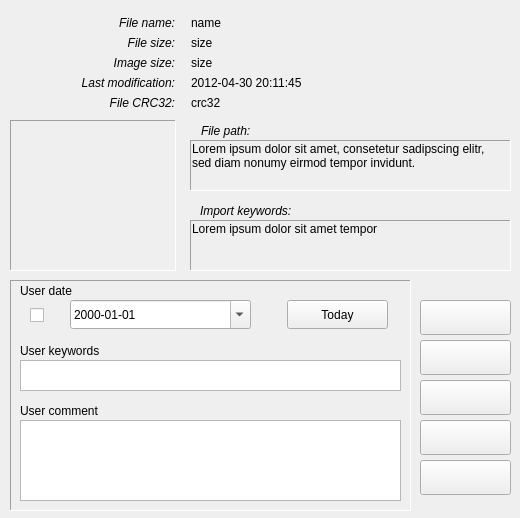
<?xml version="1.0" encoding="UTF-8"?>
<ui version="4.0">
 <class>kbvRecordInfoClass</class>
 <widget class="QDialog" name="kbvRecordInfoClass">
  <property name="windowModality">
   <enum>Qt::WindowModal</enum>
  </property>
  <property name="geometry">
   <rect>
    <x>0</x>
    <y>0</y>
    <width>520</width>
    <height>518</height>
   </rect>
  </property>
  <property name="sizePolicy">
   <sizepolicy hsizetype="Preferred" vsizetype="Preferred">
    <horstretch>0</horstretch>
    <verstretch>0</verstretch>
   </sizepolicy>
  </property>
  <property name="minimumSize">
   <size>
    <width>400</width>
    <height>200</height>
   </size>
  </property>
  <property name="windowTitle">
   <string notr="true"/>
  </property>
  <property name="toolTip">
   <string notr="true"/>
  </property>
  <property name="statusTip">
   <string notr="true"/>
  </property>
  <property name="whatsThis">
   <string notr="true"/>
  </property>
  <property name="accessibleName">
   <string notr="true"/>
  </property>
  <property name="accessibleDescription">
   <string notr="true"/>
  </property>
  <property name="windowFilePath">
   <string notr="true"/>
  </property>
  <property name="modal">
   <bool>false</bool>
  </property>
  <widget class="QLabel" name="lblRecFileName">
   <property name="geometry">
    <rect>
     <x>5</x>
     <y>15</y>
     <width>171</width>
     <height>21</height>
    </rect>
   </property>
   <property name="maximumSize">
    <size>
     <width>400</width>
     <height>40</height>
    </size>
   </property>
   <property name="font">
    <font>
     <weight>50</weight>
     <italic>true</italic>
     <bold>false</bold>
    </font>
   </property>
   <property name="toolTip">
    <string notr="true"/>
   </property>
   <property name="statusTip">
    <string notr="true"/>
   </property>
   <property name="whatsThis">
    <string notr="true"/>
   </property>
   <property name="accessibleName">
    <string notr="true"/>
   </property>
   <property name="accessibleDescription">
    <string notr="true"/>
   </property>
   <property name="layoutDirection">
    <enum>Qt::LeftToRight</enum>
   </property>
   <property name="frameShape">
    <enum>QFrame::NoFrame</enum>
   </property>
   <property name="frameShadow">
    <enum>QFrame::Sunken</enum>
   </property>
   <property name="text">
    <string notr="true">File name:</string>
   </property>
   <property name="alignment">
    <set>Qt::AlignRight|Qt::AlignTop|Qt::AlignTrailing</set>
   </property>
   <property name="indent">
    <number>1</number>
   </property>
  </widget>
  <widget class="QLabel" name="showRecFileName">
   <property name="geometry">
    <rect>
     <x>190</x>
     <y>15</y>
     <width>321</width>
     <height>21</height>
    </rect>
   </property>
   <property name="maximumSize">
    <size>
     <width>400</width>
     <height>40</height>
    </size>
   </property>
   <property name="toolTip">
    <string notr="true"/>
   </property>
   <property name="statusTip">
    <string notr="true"/>
   </property>
   <property name="whatsThis">
    <string notr="true"/>
   </property>
   <property name="accessibleName">
    <string notr="true"/>
   </property>
   <property name="accessibleDescription">
    <string notr="true"/>
   </property>
   <property name="frameShape">
    <enum>QFrame::NoFrame</enum>
   </property>
   <property name="frameShadow">
    <enum>QFrame::Sunken</enum>
   </property>
   <property name="text">
    <string notr="true">name</string>
   </property>
   <property name="alignment">
    <set>Qt::AlignLeading|Qt::AlignLeft|Qt::AlignTop</set>
   </property>
   <property name="indent">
    <number>1</number>
   </property>
  </widget>
  <widget class="QLabel" name="lblRecFileSize">
   <property name="geometry">
    <rect>
     <x>5</x>
     <y>35</y>
     <width>171</width>
     <height>21</height>
    </rect>
   </property>
   <property name="maximumSize">
    <size>
     <width>400</width>
     <height>40</height>
    </size>
   </property>
   <property name="font">
    <font>
     <italic>true</italic>
    </font>
   </property>
   <property name="toolTip">
    <string notr="true"/>
   </property>
   <property name="statusTip">
    <string notr="true"/>
   </property>
   <property name="whatsThis">
    <string notr="true"/>
   </property>
   <property name="accessibleName">
    <string notr="true"/>
   </property>
   <property name="accessibleDescription">
    <string notr="true"/>
   </property>
   <property name="layoutDirection">
    <enum>Qt::LeftToRight</enum>
   </property>
   <property name="frameShape">
    <enum>QFrame::NoFrame</enum>
   </property>
   <property name="frameShadow">
    <enum>QFrame::Sunken</enum>
   </property>
   <property name="text">
    <string notr="true">File size:</string>
   </property>
   <property name="alignment">
    <set>Qt::AlignRight|Qt::AlignTop|Qt::AlignTrailing</set>
   </property>
   <property name="indent">
    <number>1</number>
   </property>
  </widget>
  <widget class="QLabel" name="showRecFileSize">
   <property name="geometry">
    <rect>
     <x>190</x>
     <y>35</y>
     <width>321</width>
     <height>21</height>
    </rect>
   </property>
   <property name="maximumSize">
    <size>
     <width>400</width>
     <height>40</height>
    </size>
   </property>
   <property name="toolTip">
    <string notr="true"/>
   </property>
   <property name="statusTip">
    <string notr="true"/>
   </property>
   <property name="whatsThis">
    <string notr="true"/>
   </property>
   <property name="accessibleName">
    <string notr="true"/>
   </property>
   <property name="accessibleDescription">
    <string notr="true"/>
   </property>
   <property name="frameShape">
    <enum>QFrame::NoFrame</enum>
   </property>
   <property name="frameShadow">
    <enum>QFrame::Sunken</enum>
   </property>
   <property name="text">
    <string notr="true">size</string>
   </property>
   <property name="alignment">
    <set>Qt::AlignLeading|Qt::AlignLeft|Qt::AlignTop</set>
   </property>
   <property name="indent">
    <number>1</number>
   </property>
  </widget>
  <widget class="QLabel" name="lblRecImageSize">
   <property name="geometry">
    <rect>
     <x>5</x>
     <y>55</y>
     <width>171</width>
     <height>21</height>
    </rect>
   </property>
   <property name="maximumSize">
    <size>
     <width>400</width>
     <height>40</height>
    </size>
   </property>
   <property name="font">
    <font>
     <italic>true</italic>
    </font>
   </property>
   <property name="toolTip">
    <string notr="true"/>
   </property>
   <property name="statusTip">
    <string notr="true"/>
   </property>
   <property name="whatsThis">
    <string notr="true"/>
   </property>
   <property name="accessibleName">
    <string notr="true"/>
   </property>
   <property name="accessibleDescription">
    <string notr="true"/>
   </property>
   <property name="layoutDirection">
    <enum>Qt::LeftToRight</enum>
   </property>
   <property name="frameShape">
    <enum>QFrame::NoFrame</enum>
   </property>
   <property name="frameShadow">
    <enum>QFrame::Sunken</enum>
   </property>
   <property name="text">
    <string notr="true">Image size:</string>
   </property>
   <property name="alignment">
    <set>Qt::AlignRight|Qt::AlignTop|Qt::AlignTrailing</set>
   </property>
   <property name="indent">
    <number>1</number>
   </property>
  </widget>
  <widget class="QLabel" name="showRecImageSize">
   <property name="geometry">
    <rect>
     <x>190</x>
     <y>55</y>
     <width>321</width>
     <height>21</height>
    </rect>
   </property>
   <property name="maximumSize">
    <size>
     <width>400</width>
     <height>40</height>
    </size>
   </property>
   <property name="toolTip">
    <string notr="true"/>
   </property>
   <property name="statusTip">
    <string notr="true"/>
   </property>
   <property name="whatsThis">
    <string notr="true"/>
   </property>
   <property name="accessibleName">
    <string notr="true"/>
   </property>
   <property name="accessibleDescription">
    <string notr="true"/>
   </property>
   <property name="frameShape">
    <enum>QFrame::NoFrame</enum>
   </property>
   <property name="frameShadow">
    <enum>QFrame::Sunken</enum>
   </property>
   <property name="text">
    <string notr="true">size</string>
   </property>
   <property name="alignment">
    <set>Qt::AlignLeading|Qt::AlignLeft|Qt::AlignTop</set>
   </property>
   <property name="indent">
    <number>1</number>
   </property>
  </widget>
  <widget class="QLabel" name="lblRecDateChanged">
   <property name="geometry">
    <rect>
     <x>5</x>
     <y>75</y>
     <width>171</width>
     <height>21</height>
    </rect>
   </property>
   <property name="maximumSize">
    <size>
     <width>400</width>
     <height>40</height>
    </size>
   </property>
   <property name="font">
    <font>
     <italic>true</italic>
    </font>
   </property>
   <property name="toolTip">
    <string notr="true"/>
   </property>
   <property name="statusTip">
    <string notr="true"/>
   </property>
   <property name="whatsThis">
    <string notr="true"/>
   </property>
   <property name="accessibleName">
    <string notr="true"/>
   </property>
   <property name="accessibleDescription">
    <string notr="true"/>
   </property>
   <property name="layoutDirection">
    <enum>Qt::LeftToRight</enum>
   </property>
   <property name="frameShape">
    <enum>QFrame::NoFrame</enum>
   </property>
   <property name="frameShadow">
    <enum>QFrame::Sunken</enum>
   </property>
   <property name="text">
    <string notr="true">Last modification:</string>
   </property>
   <property name="alignment">
    <set>Qt::AlignRight|Qt::AlignTop|Qt::AlignTrailing</set>
   </property>
   <property name="indent">
    <number>1</number>
   </property>
  </widget>
  <widget class="QLabel" name="showRecDateChanged">
   <property name="geometry">
    <rect>
     <x>190</x>
     <y>75</y>
     <width>321</width>
     <height>21</height>
    </rect>
   </property>
   <property name="maximumSize">
    <size>
     <width>400</width>
     <height>40</height>
    </size>
   </property>
   <property name="toolTip">
    <string notr="true"/>
   </property>
   <property name="statusTip">
    <string notr="true"/>
   </property>
   <property name="whatsThis">
    <string notr="true"/>
   </property>
   <property name="accessibleName">
    <string notr="true"/>
   </property>
   <property name="accessibleDescription">
    <string notr="true"/>
   </property>
   <property name="frameShape">
    <enum>QFrame::NoFrame</enum>
   </property>
   <property name="frameShadow">
    <enum>QFrame::Sunken</enum>
   </property>
   <property name="text">
    <string notr="true">2012-04-30 20:11:45</string>
   </property>
   <property name="alignment">
    <set>Qt::AlignLeading|Qt::AlignLeft|Qt::AlignTop</set>
   </property>
   <property name="indent">
    <number>1</number>
   </property>
  </widget>
  <widget class="QLabel" name="lblRecCRC32">
   <property name="geometry">
    <rect>
     <x>5</x>
     <y>95</y>
     <width>171</width>
     <height>21</height>
    </rect>
   </property>
   <property name="maximumSize">
    <size>
     <width>400</width>
     <height>40</height>
    </size>
   </property>
   <property name="font">
    <font>
     <italic>true</italic>
    </font>
   </property>
   <property name="toolTip">
    <string notr="true"/>
   </property>
   <property name="statusTip">
    <string notr="true"/>
   </property>
   <property name="whatsThis">
    <string notr="true"/>
   </property>
   <property name="accessibleName">
    <string notr="true"/>
   </property>
   <property name="accessibleDescription">
    <string notr="true"/>
   </property>
   <property name="layoutDirection">
    <enum>Qt::LeftToRight</enum>
   </property>
   <property name="frameShape">
    <enum>QFrame::NoFrame</enum>
   </property>
   <property name="frameShadow">
    <enum>QFrame::Sunken</enum>
   </property>
   <property name="text">
    <string notr="true">File CRC32:</string>
   </property>
   <property name="alignment">
    <set>Qt::AlignRight|Qt::AlignTop|Qt::AlignTrailing</set>
   </property>
   <property name="indent">
    <number>1</number>
   </property>
  </widget>
  <widget class="QLabel" name="showRecCRC32">
   <property name="geometry">
    <rect>
     <x>190</x>
     <y>95</y>
     <width>321</width>
     <height>21</height>
    </rect>
   </property>
   <property name="maximumSize">
    <size>
     <width>400</width>
     <height>40</height>
    </size>
   </property>
   <property name="toolTip">
    <string notr="true"/>
   </property>
   <property name="statusTip">
    <string notr="true"/>
   </property>
   <property name="whatsThis">
    <string notr="true"/>
   </property>
   <property name="accessibleName">
    <string notr="true"/>
   </property>
   <property name="accessibleDescription">
    <string notr="true"/>
   </property>
   <property name="frameShape">
    <enum>QFrame::NoFrame</enum>
   </property>
   <property name="frameShadow">
    <enum>QFrame::Sunken</enum>
   </property>
   <property name="text">
    <string notr="true">crc32</string>
   </property>
   <property name="alignment">
    <set>Qt::AlignLeading|Qt::AlignLeft|Qt::AlignTop</set>
   </property>
   <property name="indent">
    <number>1</number>
   </property>
  </widget>
  <widget class="QLabel" name="lblRecFilePath">
   <property name="geometry">
    <rect>
     <x>200</x>
     <y>120</y>
     <width>311</width>
     <height>21</height>
    </rect>
   </property>
   <property name="maximumSize">
    <size>
     <width>400</width>
     <height>40</height>
    </size>
   </property>
   <property name="font">
    <font>
     <italic>true</italic>
    </font>
   </property>
   <property name="toolTip">
    <string notr="true"/>
   </property>
   <property name="statusTip">
    <string notr="true"/>
   </property>
   <property name="whatsThis">
    <string notr="true"/>
   </property>
   <property name="accessibleName">
    <string notr="true"/>
   </property>
   <property name="accessibleDescription">
    <string notr="true"/>
   </property>
   <property name="layoutDirection">
    <enum>Qt::LeftToRight</enum>
   </property>
   <property name="frameShape">
    <enum>QFrame::NoFrame</enum>
   </property>
   <property name="frameShadow">
    <enum>QFrame::Sunken</enum>
   </property>
   <property name="text">
    <string notr="true">File path:</string>
   </property>
   <property name="indent">
    <number>1</number>
   </property>
  </widget>
  <widget class="QLabel" name="showRecFilePath">
   <property name="geometry">
    <rect>
     <x>190</x>
     <y>140</y>
     <width>321</width>
     <height>51</height>
    </rect>
   </property>
   <property name="maximumSize">
    <size>
     <width>400</width>
     <height>100</height>
    </size>
   </property>
   <property name="toolTip">
    <string notr="true"/>
   </property>
   <property name="statusTip">
    <string notr="true"/>
   </property>
   <property name="whatsThis">
    <string notr="true"/>
   </property>
   <property name="accessibleName">
    <string notr="true"/>
   </property>
   <property name="accessibleDescription">
    <string notr="true"/>
   </property>
   <property name="frameShape">
    <enum>QFrame::Panel</enum>
   </property>
   <property name="frameShadow">
    <enum>QFrame::Sunken</enum>
   </property>
   <property name="text">
    <string notr="true">Lorem ipsum dolor sit amet, consetetur sadipscing elitr,  sed diam nonumy eirmod tempor invidunt.</string>
   </property>
   <property name="scaledContents">
    <bool>false</bool>
   </property>
   <property name="alignment">
    <set>Qt::AlignLeading|Qt::AlignLeft|Qt::AlignTop</set>
   </property>
   <property name="wordWrap">
    <bool>true</bool>
   </property>
   <property name="indent">
    <number>1</number>
   </property>
   <property name="textInteractionFlags">
    <set>Qt::TextSelectableByMouse</set>
   </property>
  </widget>
  <widget class="QLabel" name="lblRecKeywords">
   <property name="geometry">
    <rect>
     <x>200</x>
     <y>200</y>
     <width>311</width>
     <height>21</height>
    </rect>
   </property>
   <property name="maximumSize">
    <size>
     <width>400</width>
     <height>40</height>
    </size>
   </property>
   <property name="font">
    <font>
     <italic>true</italic>
    </font>
   </property>
   <property name="toolTip">
    <string notr="true"/>
   </property>
   <property name="statusTip">
    <string notr="true"/>
   </property>
   <property name="whatsThis">
    <string notr="true"/>
   </property>
   <property name="accessibleName">
    <string notr="true"/>
   </property>
   <property name="accessibleDescription">
    <string notr="true"/>
   </property>
   <property name="layoutDirection">
    <enum>Qt::LeftToRight</enum>
   </property>
   <property name="frameShape">
    <enum>QFrame::NoFrame</enum>
   </property>
   <property name="frameShadow">
    <enum>QFrame::Sunken</enum>
   </property>
   <property name="text">
    <string notr="true">Import keywords:</string>
   </property>
   <property name="alignment">
    <set>Qt::AlignLeading|Qt::AlignLeft|Qt::AlignVCenter</set>
   </property>
  </widget>
  <widget class="QPlainTextEdit" name="editUserKeywords">
   <property name="geometry">
    <rect>
     <x>20</x>
     <y>360</y>
     <width>381</width>
     <height>31</height>
    </rect>
   </property>
   <property name="acceptDrops">
    <bool>false</bool>
   </property>
   <property name="toolTip">
    <string notr="true"/>
   </property>
   <property name="statusTip">
    <string notr="true"/>
   </property>
   <property name="whatsThis">
    <string notr="true"/>
   </property>
   <property name="accessibleName">
    <string notr="true"/>
   </property>
   <property name="accessibleDescription">
    <string notr="true"/>
   </property>
   <property name="frameShape">
    <enum>QFrame::StyledPanel</enum>
   </property>
   <property name="documentTitle">
    <string notr="true"/>
   </property>
   <property name="readOnly">
    <bool>false</bool>
   </property>
   <property name="plainText">
    <string notr="true"/>
   </property>
  </widget>
  <widget class="QLabel" name="lblUserInfo">
   <property name="geometry">
    <rect>
     <x>10</x>
     <y>280</y>
     <width>401</width>
     <height>231</height>
    </rect>
   </property>
   <property name="maximumSize">
    <size>
     <width>500</width>
     <height>350</height>
    </size>
   </property>
   <property name="font">
    <font>
     <pointsize>11</pointsize>
    </font>
   </property>
   <property name="toolTip">
    <string notr="true"/>
   </property>
   <property name="statusTip">
    <string notr="true"/>
   </property>
   <property name="whatsThis">
    <string notr="true"/>
   </property>
   <property name="accessibleName">
    <string notr="true"/>
   </property>
   <property name="accessibleDescription">
    <string notr="true"/>
   </property>
   <property name="frameShape">
    <enum>QFrame::Panel</enum>
   </property>
   <property name="frameShadow">
    <enum>QFrame::Sunken</enum>
   </property>
   <property name="lineWidth">
    <number>1</number>
   </property>
   <property name="text">
    <string notr="true"/>
   </property>
   <property name="alignment">
    <set>Qt::AlignLeading|Qt::AlignLeft|Qt::AlignVCenter</set>
   </property>
   <property name="wordWrap">
    <bool>true</bool>
   </property>
   <property name="textInteractionFlags">
    <set>Qt::NoTextInteraction</set>
   </property>
  </widget>
  <widget class="QLabel" name="lblUserDate">
   <property name="geometry">
    <rect>
     <x>20</x>
     <y>280</y>
     <width>231</width>
     <height>21</height>
    </rect>
   </property>
   <property name="maximumSize">
    <size>
     <width>400</width>
     <height>57</height>
    </size>
   </property>
   <property name="toolTip">
    <string notr="true"/>
   </property>
   <property name="statusTip">
    <string notr="true"/>
   </property>
   <property name="whatsThis">
    <string notr="true"/>
   </property>
   <property name="accessibleName">
    <string notr="true"/>
   </property>
   <property name="accessibleDescription">
    <string notr="true"/>
   </property>
   <property name="text">
    <string notr="true">User date</string>
   </property>
   <property name="alignment">
    <set>Qt::AlignLeading|Qt::AlignLeft|Qt::AlignVCenter</set>
   </property>
  </widget>
  <widget class="QCheckBox" name="checkUserDate">
   <property name="geometry">
    <rect>
     <x>30</x>
     <y>300</y>
     <width>31</width>
     <height>31</height>
    </rect>
   </property>
   <property name="toolTip">
    <string notr="true"/>
   </property>
   <property name="statusTip">
    <string notr="true"/>
   </property>
   <property name="whatsThis">
    <string notr="true"/>
   </property>
   <property name="accessibleName">
    <string notr="true"/>
   </property>
   <property name="accessibleDescription">
    <string notr="true"/>
   </property>
   <property name="text">
    <string notr="true"/>
   </property>
   <property name="shortcut">
    <string notr="true"/>
   </property>
  </widget>
  <widget class="QDateEdit" name="editUserDate">
   <property name="enabled">
    <bool>true</bool>
   </property>
   <property name="geometry">
    <rect>
     <x>70</x>
     <y>300</y>
     <width>181</width>
     <height>29</height>
    </rect>
   </property>
   <property name="toolTip">
    <string notr="true"/>
   </property>
   <property name="statusTip">
    <string notr="true"/>
   </property>
   <property name="whatsThis">
    <string notr="true"/>
   </property>
   <property name="accessibleName">
    <string notr="true"/>
   </property>
   <property name="accessibleDescription">
    <string notr="true"/>
   </property>
   <property name="readOnly">
    <bool>false</bool>
   </property>
   <property name="minimumDateTime">
    <datetime>
     <hour>0</hour>
     <minute>0</minute>
     <second>0</second>
     <year>1752</year>
     <month>9</month>
     <day>14</day>
    </datetime>
   </property>
   <property name="maximumDate">
    <date>
     <year>3999</year>
     <month>12</month>
     <day>31</day>
    </date>
   </property>
   <property name="minimumDate">
    <date>
     <year>1752</year>
     <month>9</month>
     <day>14</day>
    </date>
   </property>
   <property name="displayFormat">
    <string notr="true">yyyy-MM-dd</string>
   </property>
   <property name="calendarPopup">
    <bool>true</bool>
   </property>
   <property name="date">
    <date>
     <year>2000</year>
     <month>1</month>
     <day>1</day>
    </date>
   </property>
  </widget>
  <widget class="QLabel" name="lblUserComment">
   <property name="geometry">
    <rect>
     <x>20</x>
     <y>400</y>
     <width>231</width>
     <height>21</height>
    </rect>
   </property>
   <property name="maximumSize">
    <size>
     <width>400</width>
     <height>55</height>
    </size>
   </property>
   <property name="toolTip">
    <string notr="true"/>
   </property>
   <property name="statusTip">
    <string notr="true"/>
   </property>
   <property name="whatsThis">
    <string notr="true"/>
   </property>
   <property name="accessibleName">
    <string notr="true"/>
   </property>
   <property name="accessibleDescription">
    <string notr="true"/>
   </property>
   <property name="text">
    <string notr="true">User comment</string>
   </property>
   <property name="alignment">
    <set>Qt::AlignLeading|Qt::AlignLeft|Qt::AlignVCenter</set>
   </property>
  </widget>
  <widget class="QPlainTextEdit" name="editUserComment">
   <property name="geometry">
    <rect>
     <x>20</x>
     <y>420</y>
     <width>381</width>
     <height>81</height>
    </rect>
   </property>
   <property name="minimumSize">
    <size>
     <width>0</width>
     <height>50</height>
    </size>
   </property>
   <property name="toolTip">
    <string notr="true"/>
   </property>
   <property name="statusTip">
    <string notr="true"/>
   </property>
   <property name="whatsThis">
    <string notr="true"/>
   </property>
   <property name="accessibleName">
    <string notr="true"/>
   </property>
   <property name="accessibleDescription">
    <string notr="true"/>
   </property>
   <property name="documentTitle">
    <string notr="true"/>
   </property>
   <property name="plainText">
    <string notr="true"/>
   </property>
  </widget>
  <widget class="QPushButton" name="pushButtonDiscard">
   <property name="geometry">
    <rect>
     <x>420</x>
     <y>460</y>
     <width>91</width>
     <height>35</height>
    </rect>
   </property>
   <property name="sizePolicy">
    <sizepolicy hsizetype="Minimum" vsizetype="Minimum">
     <horstretch>0</horstretch>
     <verstretch>0</verstretch>
    </sizepolicy>
   </property>
   <property name="minimumSize">
    <size>
     <width>91</width>
     <height>35</height>
    </size>
   </property>
   <property name="toolTip">
    <string notr="true"/>
   </property>
   <property name="statusTip">
    <string notr="true"/>
   </property>
   <property name="whatsThis">
    <string notr="true"/>
   </property>
   <property name="accessibleName">
    <string notr="true"/>
   </property>
   <property name="accessibleDescription">
    <string notr="true"/>
   </property>
   <property name="text">
    <string notr="true"/>
   </property>
   <property name="icon">
    <iconset resource="../res/kbv.qrc">
     <normaloff>:/kbv/icons/button_cancel.png</normaloff>:/kbv/icons/button_cancel.png</iconset>
   </property>
   <property name="iconSize">
    <size>
     <width>22</width>
     <height>22</height>
    </size>
   </property>
   <property name="autoDefault">
    <bool>false</bool>
   </property>
  </widget>
  <widget class="QPushButton" name="pushButtonSave">
   <property name="geometry">
    <rect>
     <x>420</x>
     <y>380</y>
     <width>91</width>
     <height>35</height>
    </rect>
   </property>
   <property name="sizePolicy">
    <sizepolicy hsizetype="Minimum" vsizetype="Minimum">
     <horstretch>0</horstretch>
     <verstretch>0</verstretch>
    </sizepolicy>
   </property>
   <property name="minimumSize">
    <size>
     <width>91</width>
     <height>35</height>
    </size>
   </property>
   <property name="toolTip">
    <string notr="true"/>
   </property>
   <property name="statusTip">
    <string notr="true"/>
   </property>
   <property name="whatsThis">
    <string notr="true"/>
   </property>
   <property name="accessibleName">
    <string notr="true"/>
   </property>
   <property name="accessibleDescription">
    <string notr="true"/>
   </property>
   <property name="text">
    <string notr="true"/>
   </property>
   <property name="icon">
    <iconset resource="../res/kbv.qrc">
     <normaloff>:/kbv/icons/file-save-16.png</normaloff>:/kbv/icons/file-save-16.png</iconset>
   </property>
   <property name="iconSize">
    <size>
     <width>22</width>
     <height>22</height>
    </size>
   </property>
   <property name="autoDefault">
    <bool>false</bool>
   </property>
   <property name="default">
    <bool>false</bool>
   </property>
  </widget>
  <widget class="QPushButton" name="pushButtonNext">
   <property name="geometry">
    <rect>
     <x>420</x>
     <y>300</y>
     <width>91</width>
     <height>35</height>
    </rect>
   </property>
   <property name="sizePolicy">
    <sizepolicy hsizetype="Minimum" vsizetype="Minimum">
     <horstretch>0</horstretch>
     <verstretch>0</verstretch>
    </sizepolicy>
   </property>
   <property name="minimumSize">
    <size>
     <width>91</width>
     <height>35</height>
    </size>
   </property>
   <property name="toolTip">
    <string notr="true"/>
   </property>
   <property name="statusTip">
    <string notr="true"/>
   </property>
   <property name="whatsThis">
    <string notr="true"/>
   </property>
   <property name="accessibleName">
    <string notr="true"/>
   </property>
   <property name="accessibleDescription">
    <string notr="true"/>
   </property>
   <property name="text">
    <string notr="true"/>
   </property>
   <property name="icon">
    <iconset resource="../res/kbv.qrc">
     <normaloff>:/kbv/icons/kbv_triangle_right.png</normaloff>:/kbv/icons/kbv_triangle_right.png</iconset>
   </property>
   <property name="iconSize">
    <size>
     <width>22</width>
     <height>22</height>
    </size>
   </property>
   <property name="autoDefault">
    <bool>false</bool>
   </property>
   <property name="default">
    <bool>false</bool>
   </property>
  </widget>
  <widget class="QPushButton" name="pushButtonPrevious">
   <property name="geometry">
    <rect>
     <x>420</x>
     <y>340</y>
     <width>91</width>
     <height>35</height>
    </rect>
   </property>
   <property name="sizePolicy">
    <sizepolicy hsizetype="Minimum" vsizetype="Minimum">
     <horstretch>0</horstretch>
     <verstretch>0</verstretch>
    </sizepolicy>
   </property>
   <property name="minimumSize">
    <size>
     <width>91</width>
     <height>35</height>
    </size>
   </property>
   <property name="toolTip">
    <string notr="true"/>
   </property>
   <property name="statusTip">
    <string notr="true"/>
   </property>
   <property name="whatsThis">
    <string notr="true"/>
   </property>
   <property name="accessibleName">
    <string notr="true"/>
   </property>
   <property name="accessibleDescription">
    <string notr="true"/>
   </property>
   <property name="text">
    <string notr="true"/>
   </property>
   <property name="icon">
    <iconset resource="../res/kbv.qrc">
     <normaloff>:/kbv/icons/kbv_triangle_left.png</normaloff>:/kbv/icons/kbv_triangle_left.png</iconset>
   </property>
   <property name="iconSize">
    <size>
     <width>22</width>
     <height>22</height>
    </size>
   </property>
   <property name="autoDefault">
    <bool>false</bool>
   </property>
  </widget>
  <widget class="QLabel" name="showRecIcon">
   <property name="geometry">
    <rect>
     <x>10</x>
     <y>120</y>
     <width>166</width>
     <height>151</height>
    </rect>
   </property>
   <property name="toolTip">
    <string notr="true"/>
   </property>
   <property name="statusTip">
    <string notr="true"/>
   </property>
   <property name="whatsThis">
    <string notr="true"/>
   </property>
   <property name="accessibleName">
    <string notr="true"/>
   </property>
   <property name="accessibleDescription">
    <string notr="true"/>
   </property>
   <property name="frameShape">
    <enum>QFrame::Panel</enum>
   </property>
   <property name="frameShadow">
    <enum>QFrame::Sunken</enum>
   </property>
   <property name="text">
    <string notr="true"/>
   </property>
   <property name="alignment">
    <set>Qt::AlignCenter</set>
   </property>
  </widget>
  <widget class="QPushButton" name="pushButtonToday">
   <property name="geometry">
    <rect>
     <x>287</x>
     <y>300</y>
     <width>101</width>
     <height>29</height>
    </rect>
   </property>
   <property name="sizePolicy">
    <sizepolicy hsizetype="Minimum" vsizetype="Minimum">
     <horstretch>0</horstretch>
     <verstretch>0</verstretch>
    </sizepolicy>
   </property>
   <property name="minimumSize">
    <size>
     <width>101</width>
     <height>29</height>
    </size>
   </property>
   <property name="toolTip">
    <string notr="true"/>
   </property>
   <property name="statusTip">
    <string notr="true"/>
   </property>
   <property name="whatsThis">
    <string notr="true"/>
   </property>
   <property name="accessibleName">
    <string notr="true"/>
   </property>
   <property name="accessibleDescription">
    <string notr="true"/>
   </property>
   <property name="text">
    <string notr="true">Today</string>
   </property>
   <property name="autoDefault">
    <bool>false</bool>
   </property>
  </widget>
  <widget class="QPushButton" name="pushButtonSaveAdd">
   <property name="geometry">
    <rect>
     <x>420</x>
     <y>420</y>
     <width>91</width>
     <height>35</height>
    </rect>
   </property>
   <property name="sizePolicy">
    <sizepolicy hsizetype="Minimum" vsizetype="Minimum">
     <horstretch>0</horstretch>
     <verstretch>0</verstretch>
    </sizepolicy>
   </property>
   <property name="minimumSize">
    <size>
     <width>91</width>
     <height>35</height>
    </size>
   </property>
   <property name="toolTip">
    <string notr="true"/>
   </property>
   <property name="statusTip">
    <string notr="true"/>
   </property>
   <property name="whatsThis">
    <string notr="true"/>
   </property>
   <property name="accessibleName">
    <string notr="true"/>
   </property>
   <property name="accessibleDescription">
    <string notr="true"/>
   </property>
   <property name="text">
    <string notr="true"/>
   </property>
   <property name="icon">
    <iconset resource="../res/kbv.qrc">
     <normaloff>:/kbv/icons/file-add-save-16.png</normaloff>:/kbv/icons/file-add-save-16.png</iconset>
   </property>
   <property name="iconSize">
    <size>
     <width>22</width>
     <height>22</height>
    </size>
   </property>
   <property name="autoDefault">
    <bool>false</bool>
   </property>
  </widget>
  <widget class="QLabel" name="lblUserKeywords">
   <property name="geometry">
    <rect>
     <x>20</x>
     <y>340</y>
     <width>231</width>
     <height>21</height>
    </rect>
   </property>
   <property name="maximumSize">
    <size>
     <width>400</width>
     <height>55</height>
    </size>
   </property>
   <property name="toolTip">
    <string notr="true"/>
   </property>
   <property name="statusTip">
    <string notr="true"/>
   </property>
   <property name="whatsThis">
    <string notr="true"/>
   </property>
   <property name="accessibleName">
    <string notr="true"/>
   </property>
   <property name="accessibleDescription">
    <string notr="true"/>
   </property>
   <property name="text">
    <string notr="true">User keywords</string>
   </property>
   <property name="alignment">
    <set>Qt::AlignLeading|Qt::AlignLeft|Qt::AlignVCenter</set>
   </property>
  </widget>
  <widget class="QLabel" name="showRecKeywords">
   <property name="geometry">
    <rect>
     <x>190</x>
     <y>220</y>
     <width>321</width>
     <height>51</height>
    </rect>
   </property>
   <property name="maximumSize">
    <size>
     <width>400</width>
     <height>100</height>
    </size>
   </property>
   <property name="toolTip">
    <string notr="true"/>
   </property>
   <property name="statusTip">
    <string notr="true"/>
   </property>
   <property name="whatsThis">
    <string notr="true"/>
   </property>
   <property name="accessibleName">
    <string notr="true"/>
   </property>
   <property name="accessibleDescription">
    <string notr="true"/>
   </property>
   <property name="frameShape">
    <enum>QFrame::Panel</enum>
   </property>
   <property name="frameShadow">
    <enum>QFrame::Sunken</enum>
   </property>
   <property name="text">
    <string notr="true">Lorem ipsum dolor sit amet tempor</string>
   </property>
   <property name="scaledContents">
    <bool>false</bool>
   </property>
   <property name="alignment">
    <set>Qt::AlignLeading|Qt::AlignLeft|Qt::AlignTop</set>
   </property>
   <property name="wordWrap">
    <bool>true</bool>
   </property>
   <property name="indent">
    <number>1</number>
   </property>
   <property name="textInteractionFlags">
    <set>Qt::TextSelectableByMouse</set>
   </property>
  </widget>
  <zorder>lblUserInfo</zorder>
  <zorder>lblRecFileName</zorder>
  <zorder>showRecFileName</zorder>
  <zorder>lblRecFileSize</zorder>
  <zorder>showRecFileSize</zorder>
  <zorder>lblRecImageSize</zorder>
  <zorder>showRecImageSize</zorder>
  <zorder>lblRecDateChanged</zorder>
  <zorder>showRecDateChanged</zorder>
  <zorder>lblRecCRC32</zorder>
  <zorder>showRecCRC32</zorder>
  <zorder>lblRecFilePath</zorder>
  <zorder>showRecFilePath</zorder>
  <zorder>lblRecKeywords</zorder>
  <zorder>editUserKeywords</zorder>
  <zorder>lblUserDate</zorder>
  <zorder>checkUserDate</zorder>
  <zorder>editUserDate</zorder>
  <zorder>lblUserComment</zorder>
  <zorder>editUserComment</zorder>
  <zorder>pushButtonDiscard</zorder>
  <zorder>pushButtonSave</zorder>
  <zorder>pushButtonNext</zorder>
  <zorder>pushButtonPrevious</zorder>
  <zorder>showRecIcon</zorder>
  <zorder>pushButtonToday</zorder>
  <zorder>pushButtonSaveAdd</zorder>
  <zorder>lblUserKeywords</zorder>
  <zorder>showRecKeywords</zorder>
 </widget>
 <layoutdefault spacing="6" margin="11"/>
 <tabstops>
  <tabstop>editUserKeywords</tabstop>
  <tabstop>checkUserDate</tabstop>
  <tabstop>editUserDate</tabstop>
  <tabstop>pushButtonToday</tabstop>
  <tabstop>editUserComment</tabstop>
  <tabstop>pushButtonNext</tabstop>
  <tabstop>pushButtonPrevious</tabstop>
  <tabstop>pushButtonSave</tabstop>
  <tabstop>pushButtonDiscard</tabstop>
 </tabstops>
 <resources>
  <include location="../res/kbv.qrc"/>
 </resources>
 <connections/>
</ui>
